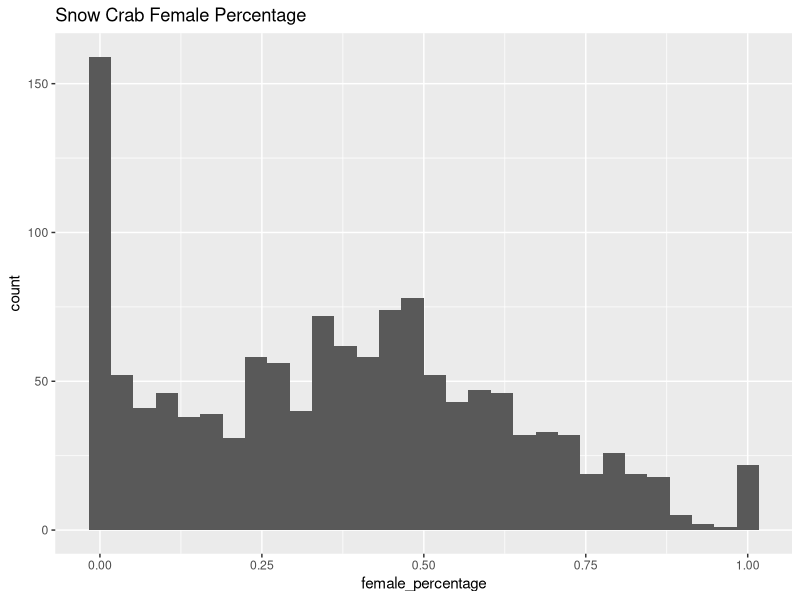
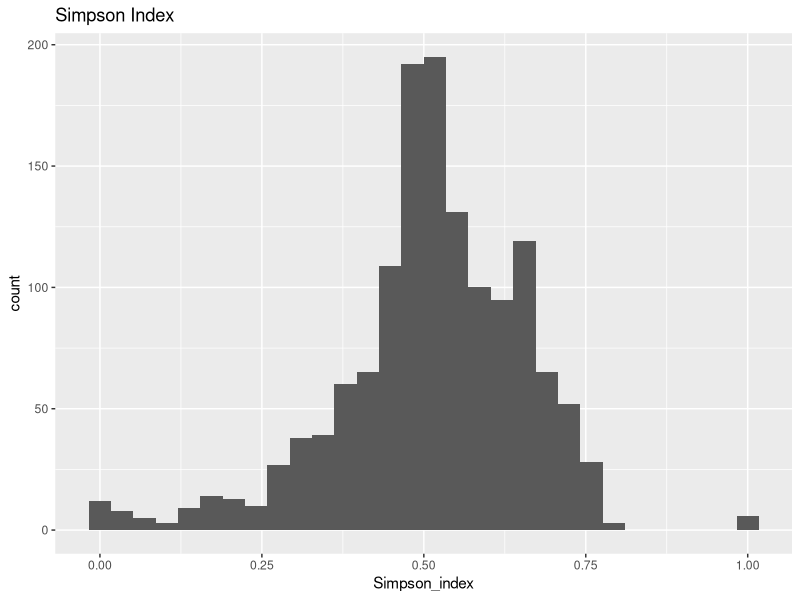

The R script that drew these images, in order:
library(tidyverse)
library(vegan)
crab_data <- read_csv("data/snow_crab_survey.csv")
# Remove the french from the column names, to make subsetting easier.
col_names_english <- as_vector(map(strsplit(colnames(crab_data), "__"), 1))
colnames(crab_data) <- col_names_english

crab_data <- crab_data %>% 
  rename(lat = latitude, lon = longitude,
         male = snow_crab_males,
         female = snow_crab_females) %>% 
  mutate(year = as.factor(year),
         month = as.factor(month),
         .keep = "unused") %>% 
  mutate(total_crabs = male+female,
         female_percentage = female/total_crabs) %>% 
  relocate(total_crabs, .after = female)
crab_data <- crab_data %>% 
  mutate(Simpson_index = diversity(crab_data[, 11:20], index = "simpson"))

write_csv(crab_data, "crab_data_clean.csv")
write_rds(crab_data, "crab_data_clean.rds")
# Make a few plots
ggplot(crab_data) +
  geom_histogram(aes(x=female_percentage))+
  labs(title = "Snow Crab Female Percentage")
ggplot(crab_data) +
  geom_histogram(aes(x=Simpson_index))+
  labs(title = "Simpson Index")
